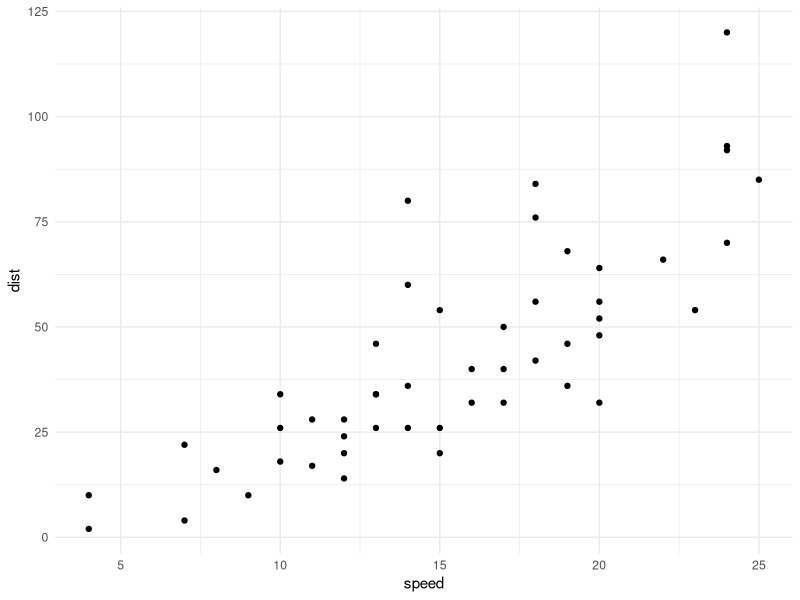

This figure's R source:
## ---- chunk 1

library(lubridate)
library(dplyr)
library(ggplot2)

## ---- chunk 2

ggplot(data = cars, aes(x = speed, y = dist)) %>%
  + geom_point() %>%
  + theme_minimal()
  

